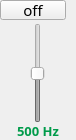
                 <widget class="QFrame" name="frame_66">
                  <property name="minimumSize">
                   <size>
                    <width>76</width>
                    <height>140</height>
                   </size>
                  </property>
                  <property name="maximumSize">
                   <size>
                    <width>76</width>
                    <height>140</height>
                   </size>
                  </property>
                  <property name="frameShape">
                   <enum>QFrame::NoFrame</enum>
                  </property>
                  <property name="frameShadow">
                   <enum>QFrame::Raised</enum>
                  </property>
                  <layout class="QVBoxLayout" name="verticalLayout_43">
                   <property name="spacing">
                    <number>3</number>
                   </property>
                   <property name="leftMargin">
                    <number>0</number>
                   </property>
                   <property name="topMargin">
                    <number>0</number>
                   </property>
                   <property name="rightMargin">
                    <number>0</number>
                   </property>
                   <property name="bottomMargin">
                    <number>0</number>
                   </property>
                   <item>
                    <widget class="QPushButton" name="switch_500">
                     <property name="minimumSize">
                      <size>
                       <width>66</width>
                       <height>20</height>
                      </size>
                     </property>
                     <property name="maximumSize">
                      <size>
                       <width>65</width>
                       <height>20</height>
                      </size>
                     </property>
                     <property name="font">
                      <font>
                       <family>PF BeauSans Pro</family>
                       <pointsize>11</pointsize>
                       <bold>false</bold>
                      </font>
                     </property>
                     <property name="text">
                      <string>off</string>
                     </property>
                     <property name="checkable">
                      <bool>true</bool>
                     </property>
                     <property name="checked">
                      <bool>false</bool>
                     </property>
                    </widget>
                   </item>
                   <item alignment="Qt::AlignHCenter">
                    <widget class="QSlider" name="slider_500">
                     <property name="enabled">
                      <bool>false</bool>
                     </property>
                     <property name="minimumSize">
                      <size>
                       <width>45</width>
                       <height>100</height>
                      </size>
                     </property>
                     <property name="minimum">
                      <number>-50</number>
                     </property>
                     <property name="maximum">
                      <number>50</number>
                     </property>
                     <property name="value">
                      <number>0</number>
                     </property>
                     <property name="orientation">
                      <enum>Qt::Vertical</enum>
                     </property>
                    </widget>
                   </item>
                   <item>
                    <widget class="QLabel" name="label_53">
                     <property name="font">
                      <font>
                       <family>PF BeauSans Pro</family>
                       <pointsize>10</pointsize>
                       <bold>true</bold>
                      </font>
                     </property>
                     <property name="styleSheet">
                      <string notr="true">color: #009b4a;</string>
                     </property>
                     <property name="text">
                      <string>500 Hz</string>
                     </property>
                     <property name="alignment">
                      <set>Qt::AlignHCenter|Qt::AlignTop</set>
                     </property>
                    </widget>
                   </item>
                  </layout>
                 </widget>
